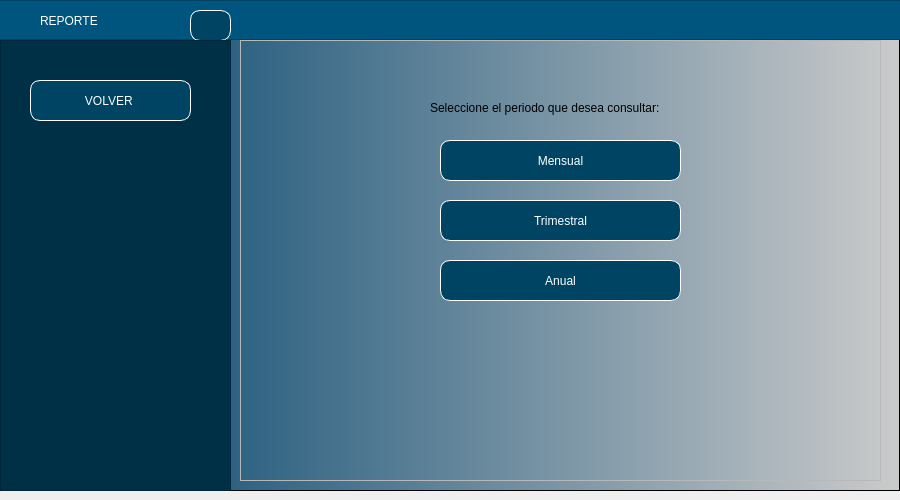
<?xml version="1.0" encoding="UTF-8"?>
<ui version="4.0">
 <class>MainWindow</class>
 <widget class="QMainWindow" name="MainWindow">
  <property name="geometry">
   <rect>
    <x>0</x>
    <y>0</y>
    <width>900</width>
    <height>500</height>
   </rect>
  </property>
  <property name="minimumSize">
   <size>
    <width>900</width>
    <height>500</height>
   </size>
  </property>
  <property name="maximumSize">
   <size>
    <width>900</width>
    <height>16777215</height>
   </size>
  </property>
  <property name="windowTitle">
   <string>MainWindow</string>
  </property>
  <widget class="QWidget" name="centralwidget">
   <layout class="QHBoxLayout" name="horizontalLayout" stretch="0">
    <property name="leftMargin">
     <number>0</number>
    </property>
    <property name="topMargin">
     <number>0</number>
    </property>
    <property name="rightMargin">
     <number>0</number>
    </property>
    <item>
     <widget class="QFrame" name="framefondo">
      <property name="styleSheet">
       <string notr="true">QWidget#framefondo{
background-color: qlineargradient(spread:pad, x1:0, y1:0, x2:1, y2:0, stop:0.039548 rgba(0, 67, 109, 255), stop:1 rgba(203, 203, 203, 255));}</string>
      </property>
      <property name="frameShape">
       <enum>QFrame::StyledPanel</enum>
      </property>
      <property name="frameShadow">
       <enum>QFrame::Raised</enum>
      </property>
      <widget class="QFrame" name="frame_superior">
       <property name="geometry">
        <rect>
         <x>-10</x>
         <y>0</y>
         <width>911</width>
         <height>40</height>
        </rect>
       </property>
       <property name="maximumSize">
        <size>
         <width>16777215</width>
         <height>40</height>
        </size>
       </property>
       <property name="styleSheet">
        <string notr="true">background-color: rgb(0, 85, 127);</string>
       </property>
       <property name="frameShape">
        <enum>QFrame::StyledPanel</enum>
       </property>
       <property name="frameShadow">
        <enum>QFrame::Raised</enum>
       </property>
       <widget class="QLabel" name="label">
        <property name="geometry">
         <rect>
          <x>50</x>
          <y>10</y>
          <width>181</width>
          <height>21</height>
         </rect>
        </property>
        <property name="styleSheet">
         <string notr="true">font: 16pt &quot;Arial&quot;;
color: white;</string>
        </property>
        <property name="text">
         <string>REPORTE</string>
        </property>
       </widget>
       <widget class="QPushButton" name="pushButton_5">
        <property name="geometry">
         <rect>
          <x>200</x>
          <y>10</y>
          <width>41</width>
          <height>31</height>
         </rect>
        </property>
        <property name="styleSheet">
         <string notr="true">QPushButton{
font: 87 9pt &quot;Arial&quot;;
background-color: rgb(0, 68, 100);
color:white;
border:1px solid white;
border-radius: 10px;
}


QPushButton:hover {
background-color:qlineargradient(spread:pad, x1:0, y1:0, x2:1, y2:0, stop:0.039548 rgba(0, 67, 109, 255), stop:1 rgba(203, 203, 203, 255))
}</string>
        </property>
        <property name="text">
         <string/>
        </property>
        <property name="icon">
         <iconset>
          <normaloff>../../PROYECTO 1/Interfaz Grafica/Imagenes/menu.png</normaloff>../../PROYECTO 1/Interfaz Grafica/Imagenes/menu.png</iconset>
        </property>
       </widget>
      </widget>
      <widget class="QFrame" name="frameBotones">
       <property name="geometry">
        <rect>
         <x>0</x>
         <y>40</y>
         <width>231</width>
         <height>451</height>
        </rect>
       </property>
       <property name="styleSheet">
        <string notr="true">QFrame{
background-color: rgb(0, 48, 70)
}


QPushButton{
font: 87 9pt &quot;Arial&quot;;
background-color: rgb(0, 68, 100);
color:white;
border:1px solid white;
border-radius: 10px;
}


QPushButton:hover {
background-color:qlineargradient(spread:pad, x1:0, y1:0, x2:1, y2:0, stop:0.039548 rgba(0, 67, 109, 255), stop:1 rgba(203, 203, 203, 255))
}</string>
       </property>
       <property name="frameShape">
        <enum>QFrame::StyledPanel</enum>
       </property>
       <property name="frameShadow">
        <enum>QFrame::Raised</enum>
       </property>
       <widget class="QPushButton" name="btnVOLVER">
        <property name="geometry">
         <rect>
          <x>30</x>
          <y>40</y>
          <width>161</width>
          <height>41</height>
         </rect>
        </property>
        <property name="layoutDirection">
         <enum>Qt::RightToLeft</enum>
        </property>
        <property name="styleSheet">
         <string notr="true"/>
        </property>
        <property name="text">
         <string>VOLVER </string>
        </property>
        <property name="icon">
         <iconset>
          <normaloff>../../PROYECTO 1/Interfaz Grafica/Imagenes/volver.png</normaloff>../../PROYECTO 1/Interfaz Grafica/Imagenes/volver.png</iconset>
        </property>
       </widget>
      </widget>
      <widget class="QFrame" name="framePaginas">
       <property name="geometry">
        <rect>
         <x>240</x>
         <y>40</y>
         <width>641</width>
         <height>441</height>
        </rect>
       </property>
       <property name="frameShape">
        <enum>QFrame::StyledPanel</enum>
       </property>
       <property name="frameShadow">
        <enum>QFrame::Raised</enum>
       </property>
       <widget class="QStackedWidget" name="stackedWidget">
        <property name="geometry">
         <rect>
          <x>0</x>
          <y>0</y>
          <width>681</width>
          <height>451</height>
         </rect>
        </property>
        <property name="currentIndex">
         <number>0</number>
        </property>
        <widget class="QWidget" name="pageVisulizar">
         <widget class="QPushButton" name="btnMensual">
          <property name="geometry">
           <rect>
            <x>200</x>
            <y>100</y>
            <width>241</width>
            <height>41</height>
           </rect>
          </property>
          <property name="styleSheet">
           <string notr="true">QPushButton{
font: 87 9pt &quot;Arial&quot;;
background-color: rgb(0, 68, 100);
color:white;
border:1px solid white;
border-radius: 10px;
}


QPushButton:hover {
background-color:rgb(0, 101, 148);
}</string>
          </property>
          <property name="text">
           <string>Mensual</string>
          </property>
         </widget>
         <widget class="QLabel" name="label_2">
          <property name="geometry">
           <rect>
            <x>190</x>
            <y>60</y>
            <width>381</width>
            <height>16</height>
           </rect>
          </property>
          <property name="styleSheet">
           <string notr="true">font: 10pt &quot;Arial&quot;;</string>
          </property>
          <property name="text">
           <string>Seleccione el periodo que desea consultar:</string>
          </property>
         </widget>
         <widget class="QPushButton" name="btnTrimestral">
          <property name="geometry">
           <rect>
            <x>200</x>
            <y>160</y>
            <width>241</width>
            <height>41</height>
           </rect>
          </property>
          <property name="styleSheet">
           <string notr="true">QPushButton{
font: 87 9pt &quot;Arial&quot;;
background-color: rgb(0, 68, 100);
color:white;
border:1px solid white;
border-radius: 10px;
}


QPushButton:hover {
background-color:rgb(0, 101, 148);
}</string>
          </property>
          <property name="text">
           <string>Trimestral</string>
          </property>
         </widget>
         <widget class="QPushButton" name="btnAnual">
          <property name="geometry">
           <rect>
            <x>200</x>
            <y>220</y>
            <width>241</width>
            <height>41</height>
           </rect>
          </property>
          <property name="styleSheet">
           <string notr="true">QPushButton{
font: 87 9pt &quot;Arial&quot;;
background-color: rgb(0, 68, 100);
color:white;
border:1px solid white;
border-radius: 10px;
}


QPushButton:hover {
background-color:rgb(0, 101, 148);
}</string>
          </property>
          <property name="text">
           <string>Anual</string>
          </property>
         </widget>
        </widget>
       </widget>
      </widget>
     </widget>
    </item>
   </layout>
  </widget>
 </widget>
 <resources/>
 <connections/>
</ui>
